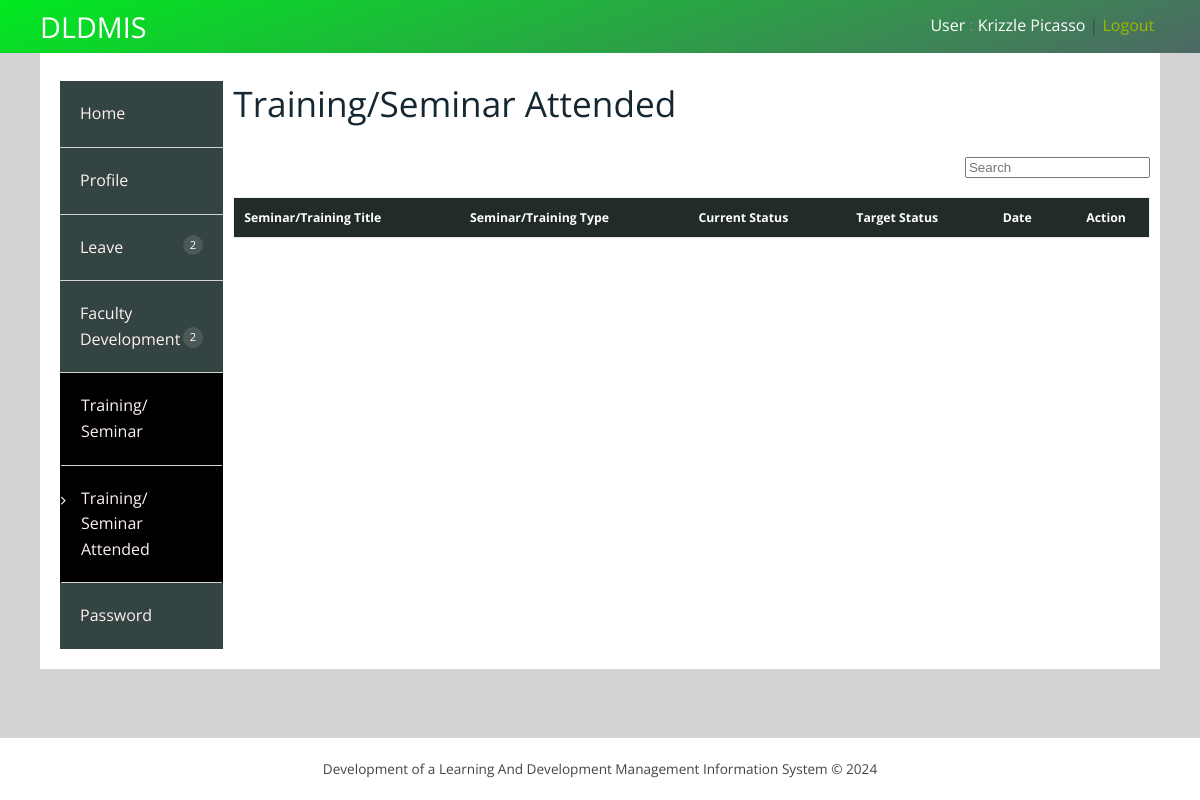
Page /user/trainingsview.php (signed in) on the earlier database version.
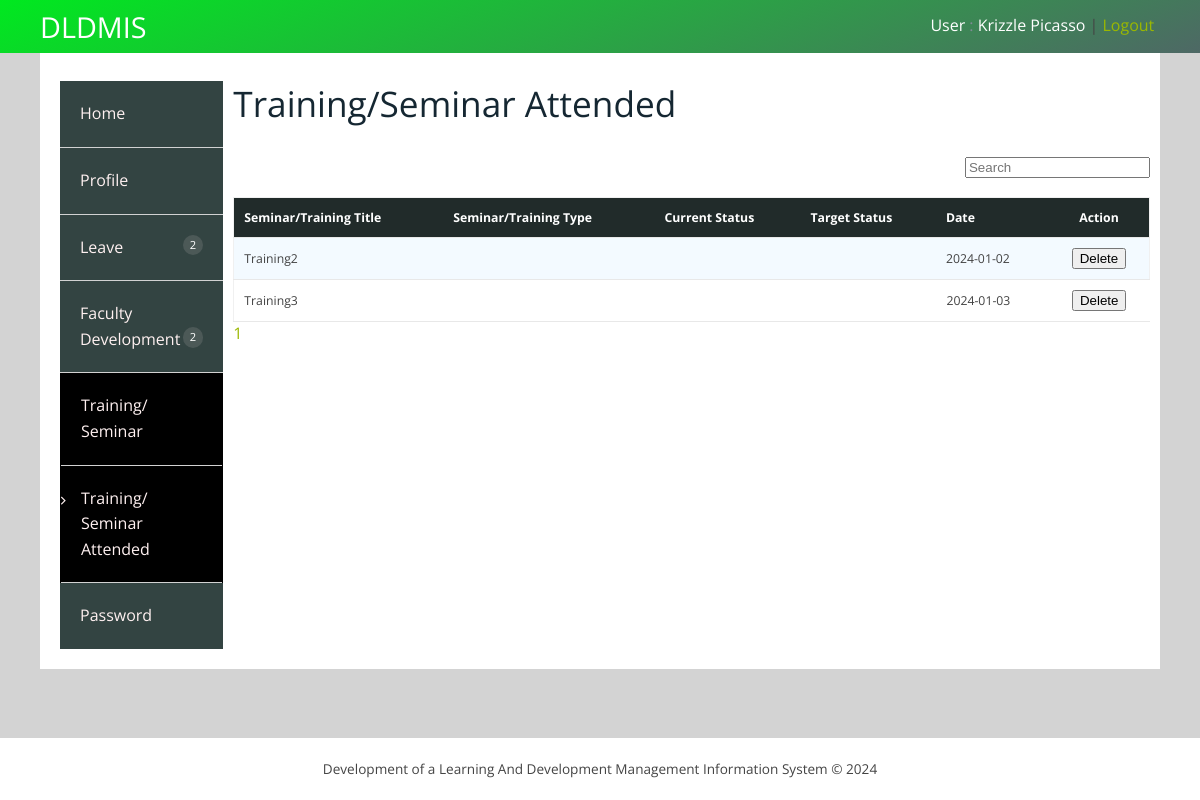
Same page on the later database version.
### tables this page shows
CREATE TABLE `trainingdetails` (
  `Detail_Id` int(11) NOT NULL,
  `EmpId` int(20) DEFAULT NULL,
  `TrainingType` text DEFAULT NULL,
  `date` date DEFAULT NULL,
  `Progress` int(3) DEFAULT NULL
);

### user/trainingsview.php (the view, shortened to what this page needs)
<?php include('userheader.php'); ?>
<?php
    $dbs = new database();
    $db = $dbs->connection();
    $page = "";
    $EmpId = $_SESSION['User']['EmployeeId'];
    $SearchName = isset($_GET['search']) ? $_GET['search'] : '';
    $total_query = mysqli_query($db, "SELECT COUNT(Detail_Id) as total FROM trainingdetails WHERE EmpId = '$EmpId' AND TrainingType LIKE '%$SearchName%'");
    $total_result = mysqli_fetch_array($total_query);
    $total_records = $total_result['total'];
    $RecordeLimit = 10;
    $sql = mysqli_query($db, "SELECT * FROM trainingdetails WHERE EmpId = '$EmpId' AND TrainingType LIKE '%$SearchName%' LIMIT $RecordeLimit");
    for ($i = 0; $i < ceil($total_records / $RecordeLimit); $i++) {
        $d = $i + 1;
        $page .= "<a href='?bn=$d'>$d</a>&nbsp &nbsp &nbsp";
    }
?>
<link rel="stylesheet" type="text/css" href="../css/table-style.css" />
<div class="validation-form">
    <div>
        <div class="w3l-table-info">
            <h2>Training/Seminar Attended</h2>
            <br>
            <div class="s-12 l-10">
                <form method="GET" action="#">
                    <input type="search-box" style="float: right;" placeholder="Search" value="<?php echo (isset($_GET['search'])) ? $_GET['search'] : ''; ?>" type="text" name="search"><br>
                </form>
                <table id="table">
                    <thead>
                        <tr>
                            <th style="text-transform: capitalize;">Seminar/Training Title</th>
                            <th style="text-transform: capitalize;">Seminar/Training Type</th>
                            <th style="text-transform: capitalize;">Current Status</th>
                            <th style="text-transform: capitalize;">Target Status</th>
                            <th style="text-transform: capitalize;">Date</th>
                            <th style="text-transform: capitalize; text-align: center;">Action</th>
                        </tr>
                    </thead>
                    <tbody>
                        <?php while ($row = mysqli_fetch_assoc($sql)) { ?>
                            <tr>
                                <td><?php echo $row['TrainingType']; ?></td>
                                <td><?php echo $row['Type_of_seminar_training']; ?></td>
                                <td><?php echo $row['CurrentStatus']; ?></td>
                                <td><?php echo $row['TargetStatus']; ?></td>
                                <td><?php echo $row['date']; ?></td>
                                <td style="text-align: center;">
                                    <form method="POST" action="#">
                                        <u><button type="submit" name="delete" class="btn btn-default">Delete</button></u>
                                    </form>
                                </td>
                            </tr>
                        <?php } ?>
                    </tbody>
                </table>
            </div>
            <div><?php echo $page; ?></div>
        </div>
    </div>
</div>
</div>
<?php include('userfooter.php'); ?>

Differences in the rows shown:
added trainingdetails: TrainingType "Training2", date "2024-01-02"
added trainingdetails: TrainingType "Training3", date "2024-01-03"
Other differences:
new list line: "1"
